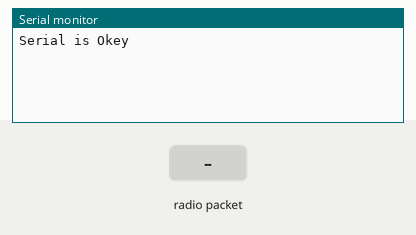
Simulated run of this sketch. Board: Arduino Uno, built with avr-gcc and run on an emulated ATmega328P. On the bench: the last lines printed to the serial monitor. The test bench sets the inputs (shaded band). No radio packets arrive unless stated.

Above: at 4.2 s.
4.3 s: radio packet "1" arrives
At 5.5 s:
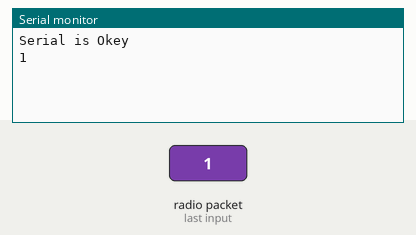
5.8 s: radio packet "0" arrives
At 7.0 s:
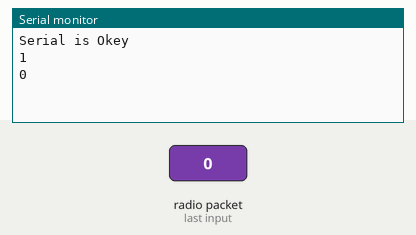
7.3 s: radio packet "2" arrives
At 8.1 s:
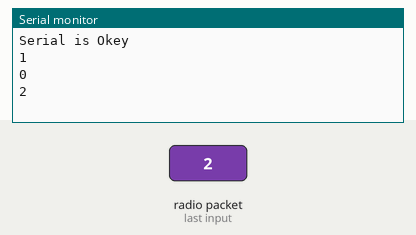

Measured:
- after the input at 4.3 s, the serial monitor: prints a new line at once (image 1)
- after the input at 5.8 s, the serial monitor: prints a new line at once (image 2)
- after the input at 7.3 s, the serial monitor: prints a new line at once (image 3)

The sketch:

receivertest.ino
```cpp
#include <SPI.h>
#include <nRF24L01.h>
#include <RF24.h>
#include <string.h>
#include <Servo.h>

RF24 radio(9, 10);  // CE, CSN
//address through which two modules communicate.
const byte address[6] = "00001";
char text[32];
void setup() {

  Serial.begin(9600);
  Serial.println("Serial is Okey");
  radio.begin();
  delay(3000);
  //Serial.println("Radio is Okey");
  radio.setPALevel(RF24_PA_MAX);  //Transmitter RF Power Setting
  //MIN=-18dBm, LOW=-12dBm, HIGH=-6dBm, MAX=0dBm.
  radio.setChannel(100);  //above most WiFi frequencies. RF Channel setting 0-125
  radio.setDataRate(RF24_250KBPS);
  //set the address
  radio.openReadingPipe(0, address);
  //Set module as receiver
  radio.startListening();

}

void loop() {
   if(radio.available())
  {
    radio.read(&text, sizeof(text));
    Serial.println(text);
  }
}
```
